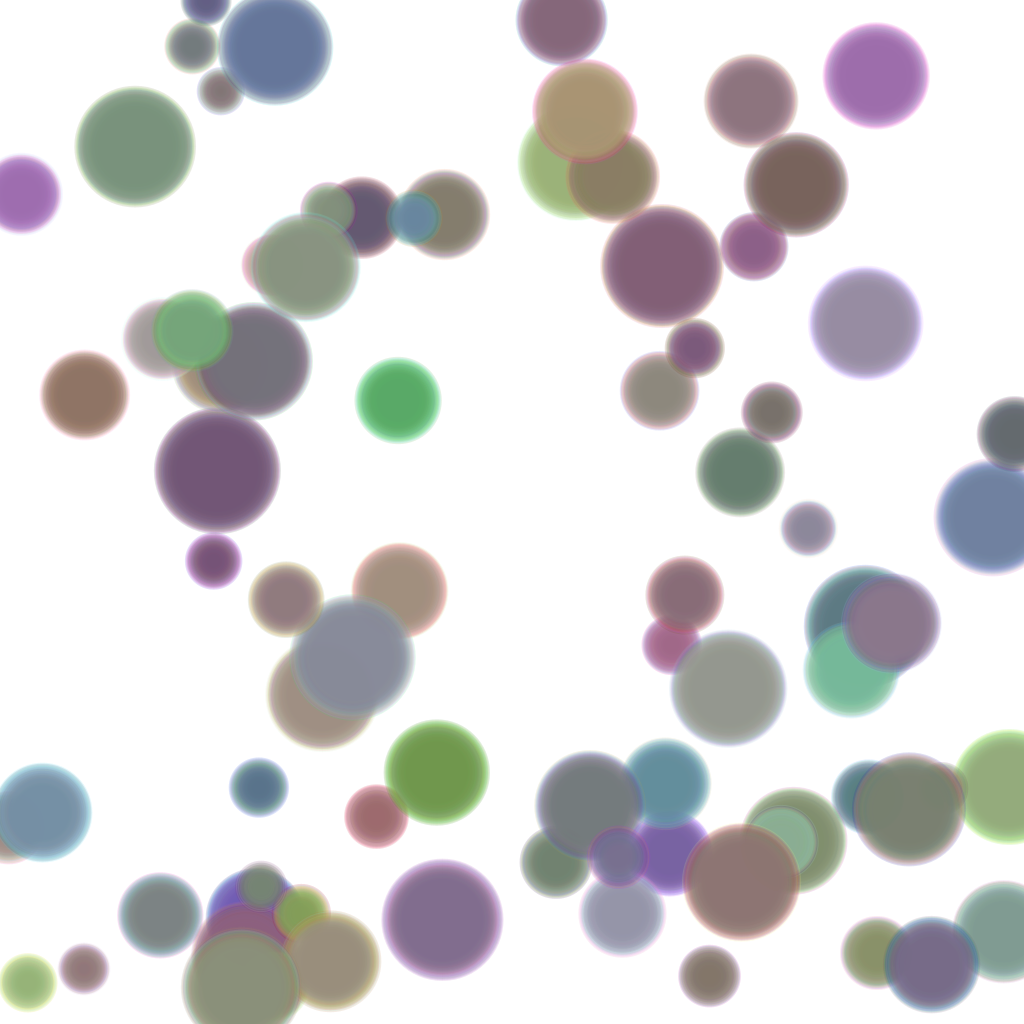
Frame 1 (no input)
Frame 60 (the mouse pressed at the canvas centre just before this capture): identical to frame 1, image omitted
Frame 120 (the mouse held since frame 60 and released just before this capture): identical to frame 1, image omitted

The Processing sketch that drew this single still picture (run headless with seeded random() and noise(); from frame 60 on, the mouse is pressed at the canvas centre):

// Processing sketch: Blur_Rect_Circ
// ── Blur_Rect_Circ.pde
void setup(){
  size(1024,1024);
  background(255);
  noStroke();
  for(int j =0;j<80;j++){
   float x = random(width);
   float y = random(height);
   float w = random(80);
   float h = random(150);
   for(int i = 1;i<25;i++){
    fill(random(255),random(255),random(255),60-i);
    ellipse(x,y,w+i*2,w+i*2);
   }
  }
}

void draw(){
  
}
